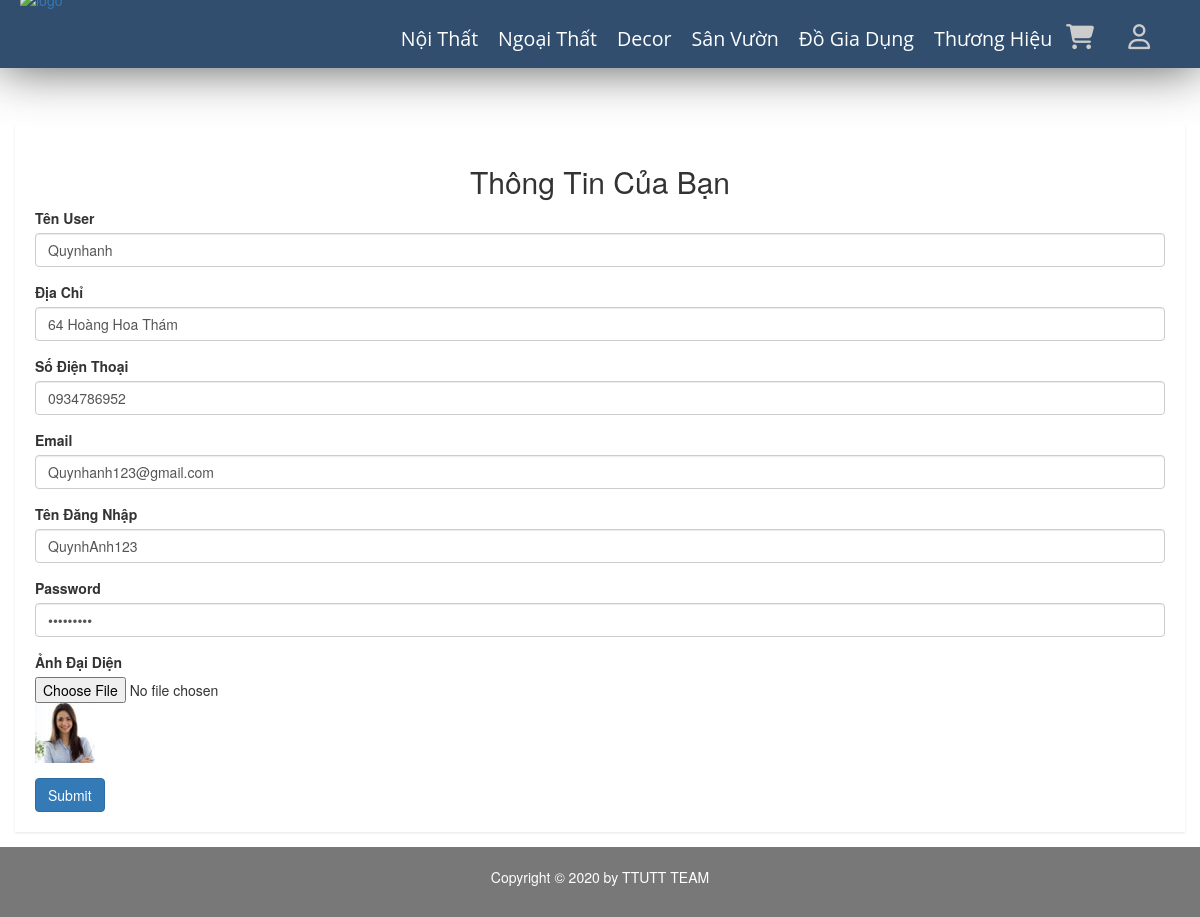
The page /public/pages/ho-so.php on the database its author committed.
### tables this page shows
CREATE TABLE `category` (
  `id` int(11) NOT NULL,
  `name` varchar(100) DEFAULT NULL,
  `slug` varchar(100) DEFAULT NULL,
  `images` varchar(100) DEFAULT NULL,
  `banner` varchar(100) DEFAULT NULL,
  `home` tinyint(100) DEFAULT 0,
  `status` tinyint(4) DEFAULT 0,
  `created_at` timestamp NOT NULL DEFAULT current_timestamp(),
  `updated` timestamp NOT NULL DEFAULT current_timestamp() ON UPDATE current_timestamp()
);

CREATE TABLE `users` (
  `id` int(11) NOT NULL,
  `name` varchar(100) DEFAULT NULL,
  `email` varchar(100) DEFAULT NULL,
  `address` varchar(100) DEFAULT NULL,
  `phone` char(15) DEFAULT NULL,
  `Account` varchar(50) NOT NULL,
  `password` varchar(50) DEFAULT NULL,
  `avatar` varchar(100) DEFAULT NULL,
  `status` tinyint(4) DEFAULT 1,
  `token` varchar(50) DEFAULT NULL,
  `created_at` timestamp NULL DEFAULT NULL,
  `updata_up` timestamp NULL DEFAULT NULL ON UPDATE current_timestamp()
);

### libraries/Database.php (called while the page is built, shortened)
<?php
class DataProvider
{
	public static function ExecuteQuery($sql)
	{
		try{
			$connection = mysqli_connect("localhost","root","", "webnoithat");
			mysqli_query($connection, "set names 'utf8'");
			$result = mysqli_query($connection, $sql);
			return $result;
		}catch(Exception $ex)
		{
			return null;
		}
    }
}
?>

### public/pages/ho-so.php (the view, shortened to what this page needs)
<?php
require_once __DIR__ . "/../../layouts/header.php";
?>
<div class="product-status mg-tb-15">
    <div class="container-fluid">
        <div class="row">
            <div class="col-lg-12 col-md-12 col-sm-12 col-xs-12">
                <div class="product-status-wrap">
                    <h2 class="text-center"> Thông Tin Của Bạn </h2>
                    <form action="" method="post" enctype="multipart/form-data" id="USedit">
                        <?php
                        try {
                            $sql = "SELECT * FROM users";
                            $result = DataProvider::ExecuteQuery($sql);
                            $row = mysqli_fetch_array($result);
                        } catch (Exception $ex) {
                            echo "Không thể mở CSDL";
                        }
                        ?>
                        <div class="form-group">
                            <label>Tên User</label>
                            <input type="text" class="form-control" placeholder="Enter name" name="TenUS" value="<?php echo $row['name'] ?>">
                        </div>
                        <div class="form-group">
                            <label>Địa Chỉ</label>
                            <input type="text" class="form-control" placeholder="351 Lạc Long Quân-Phường 4- Quận 5- Thành Phố Hồ Chí Minh" name="address" value="<?php echo $row['address'] ?>">
                        </div>
                        <div class="form-group">
                            <label>Số Điện Thoại</label>
                            <input type="number" class="form-control" placeholder="0345197655" name="phone" value="<?php echo $row['phone'] ?>">
                        </div>
                        <div class="form-group">
                            <label>Email</label>
                            <input type="email" class="form-control" placeholder="ABC@gmail.com" name="email" value="<?php echo $row['email'] ?>">
                        </div>
                        <div class="form-group">
                            <label>Tên Đăng Nhập</label>
                            <input type="text" class="form-control" placeholder="NguyenVanA" name="account" value="<?php echo $row['Account'] ?>">
                        </div>
                        <div class="form-group">
                            <label>Password</label>
                            <input type="password" class="form-control" placeholder="" name="password" value="<?php echo $row['password'] ?>">
                        </div>
                        <div class="form-group">
                            <label for="exampleFormControlFile1">Ảnh Đại Diện</label>
                            <input type="file" class="form-control-file" id="exampleFormControlFile1" name="Hinh">
                            <img src="/DoAnWeb2020/admin/modules/users/img_users/<?php echo $row['avatar'] ?>">
                        </div>
                        <button type="submit" class="btn btn-primary">Submit</button>
                    </form>
                </div>
            </div>
        </div>
    </div>
</div>
<?php
require_once __DIR__ . "/../../layouts/footer.php" ?>

### layouts/header.php (shortened to what this page needs)
<!DOCTYPE html>
<html>
<head>
    <link rel="stylesheet" href="/redirect?Id=CvmsVv9asuSiOaRBBz9urpS909ixNzNqI37%2b8O1yQr4%3d">
    <link rel="stylesheet" type="text/css" href="../vendors/fonts/css/fontawesome.css">
    <link rel="stylesheet" type="text/css" href="../resources/css/styles.css">
    <link rel="stylesheet" href="../vendors/css/bootstrap.css">
    <link rel="stylesheet" href="../resources/css/queries.css">
    <link rel="stylesheet" href="../vendors/css/bootstrap-grid.css">
    <link rel="stylesheet" href="css/bootstrap.min.css">
    <link rel="stylesheet" href="css/font-awesome.min.css">
    <link rel="stylesheet" href="css/owl.carousel.css">
    <link rel="stylesheet" href="css/owl.theme.css">
    <link rel="stylesheet" href="css/owl.transitions.css">
    <link rel="stylesheet" href="css/animate.css">
    <link rel="stylesheet" href="css/normalize.css">
    <link rel="stylesheet" href="css/meanmenu.min.css">
    <link rel="stylesheet" href="css/main.css">
    <link rel="stylesheet" href="css/morrisjs/morris.css">
    <link rel="stylesheet" href="css/scrollbar/jquery.mCustomScrollbar.min.css">
    <link rel="stylesheet" href="css/metisMenu/metisMenu.min.css">
    <link rel="stylesheet" href="css/metisMenu/metisMenu-vertical.css">
    <link rel="stylesheet" href="css/calendar/fullcalendar.min.css">
    <link rel="stylesheet" href="css/calendar/fullcalendar.print.min.css">
    <link rel="stylesheet" href="style.css">
    <link rel="stylesheet" href="css/responsive.css">
    <link rel="stylesheet" href="https://maxcdn.bootstrapcdn.com/bootstrap/3.3.5/css/bootstrap.min.css"><script src="https://maxcdn.bootstrapcdn.com/bootstrap/3.3.5/js/bootstrap.min.js"></script>
</head>
<body>
    <div class="sticky">
        <nav>
            <a href="../index.php"><img class="logo"
                    src="../resources/img/logoCong_ty_Co_Phan_Kien_Truc_Xay_Dung_song_phat.jpg.png" alt="logo"></a>
            <div>
            <ul class="main-nav">
                    <?php
                    $sql = "SELECT * FROM `category`";
                    $category = DataProvider::ExecuteQuery($sql);
                    while ($loai = mysqli_fetch_array($category)) {
                        $chuoi = <<< EOD
                          <li><a class="a" href="/DoAnWeb2020/public/pages/show-row.php?id={$loai['id']}">  {$loai['name']}</a>
                          <ul class="submenu">
                          EOD;
                        echo $chuoi;
                        echo " </ul>";
                    }
                    echo   "</li>";
                    ?>
                    <a class="fas fa-shopping-cart " href="gio-hang.php" id="icoi"></a>
                    <?php if (isset($_SESSION['name'])) :   ?>
                        <div class="btn-group">
                            <button type="button" class="btn btn-info dropdown-toggle" data-toggle="dropdown" aria-haspopup="true" aria-expanded="false">
                           <?php echo $_SESSION['name'] ?>
                            </button>
                            <div class="dropdown-menu">
                                <a class="dropdown-item" href="don-hang.php">Đơn hàng</a>
                                <a class="dropdown-item" href="#"></a>
                                <a class="dropdown-item" href="ho-so.php">Hồ sơ</a>
                                <div class="dropdown-divider"></div>
                                <a class="dropdown-item" href="/DoAnWeb2020/public/pages/thoat.php">Đăng xuất</a>
                            </div>
                        </div>
                    <?php else : ?>
                        <a class="far fa-user " href="login.php" id="icoi"></a>
                    <?php endif ?>
                </ul>
            </div>
        </nav>
    </div>
    <div id="SITE_HEADER-placeholder"></div>

### public/resources/css/styles.css (style rules this page uses)
* { padding: 0 px; margin: 0 px; box-sizing: border-box; }
html { font-family: "Lato", sans-serif; font-size: 20 px; color: #5a5a5a; background-color: #ffffff; text-rendering: optimizeLegibility; }
body { overflow-x: hidden; }
.logo { width: 200px; float: left; margin-left: 20px; margin-top: 10px; display: block; }
#icoi { text-decoration: none; color: #cccccc; font-size: 25px; margin-right: 30px; }
.main-nav { float: right; list-style: none; margin-right: 20px; margin-top: 40px; padding-left: 0px; z-index: 1; }
.main-nav li .a { text-decoration: none; text-align: center; color: white; font-size: 140%; font-family: "Pacifico", cursive; font-family: "Amatic SC", cursive; font-family: "Open Sans", sans-serif; transition: border-bottom 0.5s; padding: 2px 0px; }
.main-nav li { display: inline-block; margin: 5px 10px; }
.sticky { background-color: rgb(49, 78, 110); position: fixed; top: 0 px; left: 0px; z-index: 900; width: 100%; box-shadow: 0 0px 50px 0 rgba(46, 44, 44, 0.8); }
.sticky .logo { width: 200px; margin-top: -10px; padding-bottom: -80px; }
.sticky .main-nav { margin-top: 20px; }
#SITE_HEADER-placeholder { height:110px; display:block; }

### public/pages/css/main.css (style rules this page uses)
html { color: #222; font-size: 1em; line-height: 1.4; }
audio, canvas, iframe, img, svg, video { vertical-align: middle; }

### public/pages/style.css (style rules this page uses)
html, body { height: 100%; font-family: 'Play', sans-serif;font-weight:400;background:#f5f5f5; }
img { max-width:100%;height:auto }
h1, h2, h3, h4, h5, h6 { margin: 0 0 10px; font-weight:700; }
a { transition: all 0.3s ease 0s;text-decoration:none; }
a:visited, a:link, a:active { text-decoration: none; }
ul { list-style: outside none none; margin: 0; padding: 0 }
.mg-tb-15 { margin:15px 0px; }
.form-control { background-color: #FFFFFF; background-image: none; border: 1px solid #e5e6e7; border-radius: 1px; color: inherit; display: block; padding: 6px 12px; transition: border-color 0.15s ease-in-out 0s, box-shadow 0.15s ease-in-out 0s; width: 100%; }
.product-sales-chart, .analytics-info-cs, .tranffic-als-inner, .analytics-rounded, .single-new-trend, .personal-info-wrap, .author-widgets-single, .calender-inner, .product-status-wrap, .review-tab-pro-inner, .income-dashone-total, .analytics-adminpro-wrap, .analytics-sparkle-line, .analysis-progrebar, .sparkline8-list, .sparkline9-list, .sparkline7-list, .sparkline10-list, .sparkline12-list, .sparkline13-list, .sparkline14-list, .sparkline13-list, .sparkline11-list, .x-editable-list, .code-editor-single, .blog-details-inner, .charts-single-pro, .about-sparkline, .sparkline-list, .button-ad-wrap, .tab-content-details, .sparkline16-list, .sparkline15-list, .tinymce-single { padding:20px; background:#fff; -webkit-box-shadow: 0px 1px 2px 0px rgba(0, 0, 0, 0.1); box-shadow: 0px 1px 2px 0px rgba(0, 0, 0, 0.1); }
.product-status-wrap img { width: 60px; }

### rows shown on the page
category: name "Nội Thất"
category: name "Ngoại Thất"
category: name "Decor"
category: name "Sân Vườn"
category: name "Đồ Gia Dụng"
category: name "Thương Hiệu"
users: TenUS "Quynhanh", address "64 Hoàng Hoa Thám", phone "0934786952", email "Quynhanh123@gmail.com", account "QuynhAnh123", avatar (picture)
